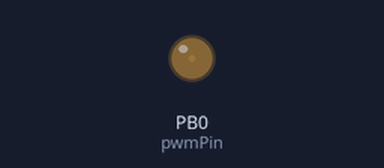
The sketch below on a simulated ATtiny85, built with avr-gcc and run on an emulated ATtiny85. Shown: output pins drawn as LEDs (lit = HIGH).

Above: at 0.05 s.
At 2.25 s:
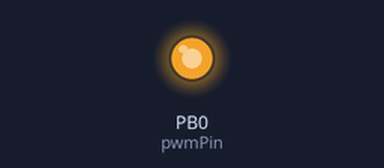
At 3.35 s:
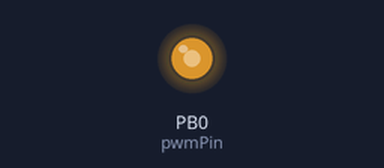
At 4.5 s:
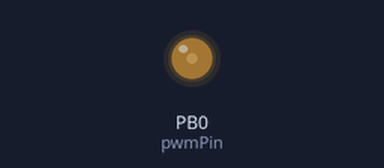
Timing chart, 0 to 6.5 s (numbered marks = the images above):
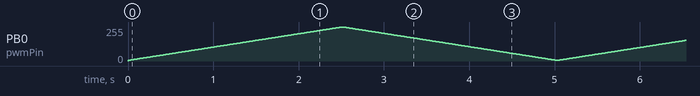

The sketch:

attiny85_breathing_4led.ino
```cpp
/*

Attiny85 with pwm


*/
int pwmPin = 0;


void setup() {
  pinMode(pwmPin, OUTPUT);
}

// the loop routine runs over and over again forever:
void loop() {
  for (int i=5; i<=255; i++)
  {
    analogWrite(pwmPin, i);
    delay(10);
  }
  for (int i=0; i<=250; i++)
  {
    analogWrite(pwmPin, 255-i);
    delay(10);
  }
}
```
